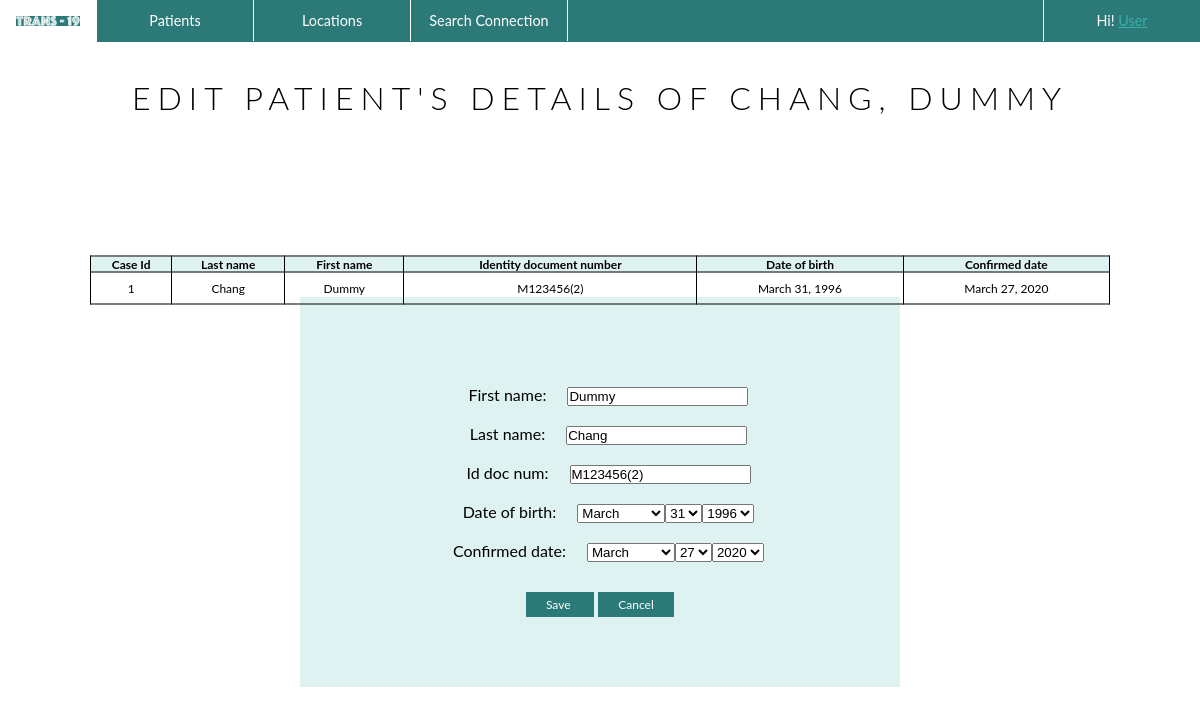
/patient_corner/editpatient/1, run on an earlier commit of the app's database.
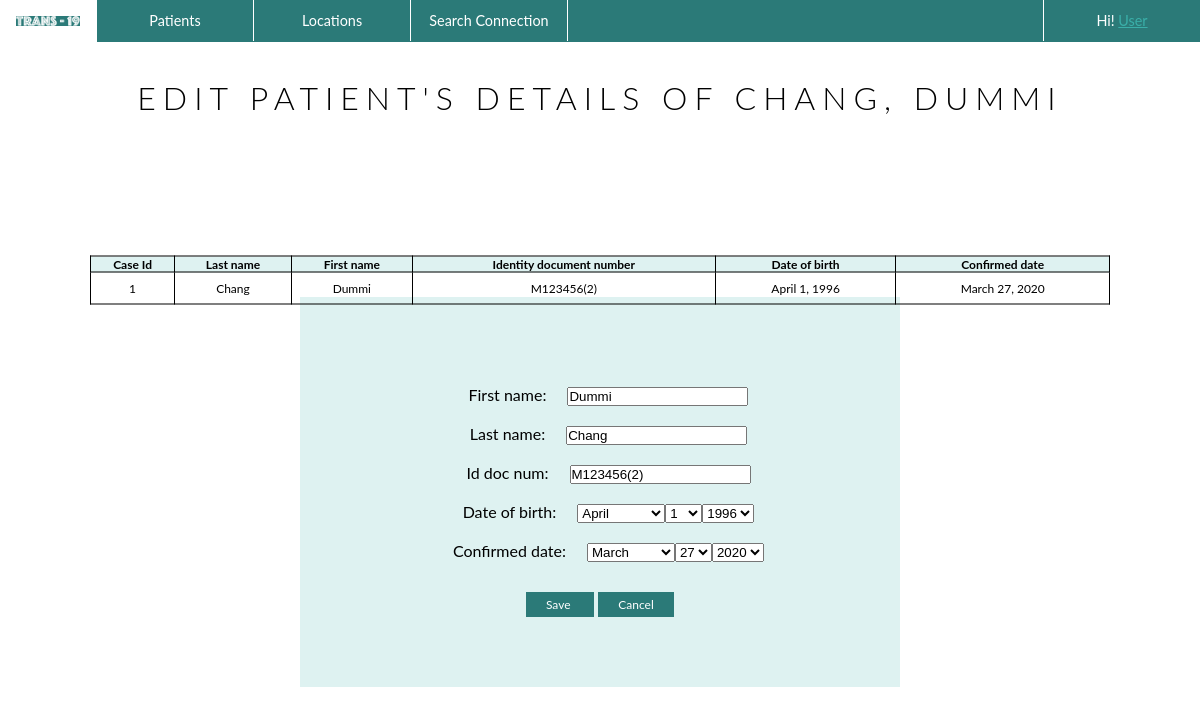
And on a later commit of the database.
### patient_corner/models.py (models this page shows, shortened)
class Patient(models.Model):
    caseId = models.AutoField(primary_key=True)
    first_name = models.CharField(max_length=15)
    last_name = models.CharField(max_length=15)
    Id_doc_num = models.CharField(max_length=15)
    date_of_birth = models.DateField()
    confirmed_date = models.DateField()

### patient_corner/views.py (the view, shortened to what this page needs)
class Editpatient(UpdateView):
    model = Patient
    form_class = PatientCreateForm
    template_name = "patient_corner/edit_patient.html"
    def get_object(self, *args, **kwargs):
        patient = get_object_or_404(Patient, pk=self.kwargs['patient'])
        return patient

### patient_corner/forms.py
class PatientCreateForm(forms.ModelForm):
    date_of_birth = forms.DateField(widget = forms.SelectDateWidget(years=range(1940,2021)))
    confirmed_date = forms.DateField(widget = forms.SelectDateWidget(years = range(2019,2021)))
    class Meta:
        model = Patient
        fields = '__all__'

### templates/patient_corner/edit_patient.html (shortened to what this page needs)
{%load static%}
<!DOCTYPE html>
<html>
<head>
  <link rel="stylesheet" type="text/css" href="{% static 'css/templatestyle.css'%}">
</head>
<body>
<header>
  <div class="menu">
    <ul>
      <li class="logo"><a href="home"><img src="{% static 'media/logo_navigation.png' %}" style = "max-width: 100%;" alt ="TRANS-19"></a></li>
      <li class="dropdown">
        <a href="patients" class="dropbtn">Patients</a>
      </li>
      <li class="dropdown">
        <a href="locations" class="dropbtn">Locations</a>
      </li>
      <li class="dropdown">
        <a href="searching_form.html">Search Connection</a>
      </li>
      <li class="dropdown" style="float:right; border-left: 1px solid white;  border-right: 0px solid white;  ">
        <a href="locations" class="dropbtn">Hi! <u>User</u></a>
      </li>
    </ul>
  </div>
  </header>
  <div class="title">
      <h1 style="text-align:center">EDIT PATIENT'S DETAILS OF {{patient.last_name}}, {{patient.first_name}} </h1>
  </div>
  <table>
    <tr>
      <th>Case Id</th>
      <th>Last name</th>
      <th>First name</th>
      <th>Identity document number</th>
      <th>Date of birth</th>
      <th>Confirmed date</th>
    </tr>
    <tr>
      <td>{{patient.caseId}}</td>
      <td>{{patient.last_name}}</td>
      <td>{{patient.first_name}}</td>
      <td>{{patient.Id_doc_num}}</td>
      <td>{{patient.date_of_birth}}</td>
      <td>{{patient.confirmed_date}}</td>
    </tr>
  </table>
  <div class="form">
    <form method="POST" >
      <p>
        {% for field in form %}
        <div class="field" style="margin: 3%;">
          <label for="{{ field.id_for_label }}" class="label" style="margin: 3%;">{{ field.label_tag }}</label>
          {{ field }}
        </div>
        {% endfor %}
      </p>
      <center>
        <button class="buttoncentre" style="margin-top: 2%; padding-right: 8%;" type="submit">Save</button>
        <a href="{% url 'patients' %}" style="margin-top: 2%;" class="buttoncentre">Cancel</a>
      </center>
    </form>
  </div>
</body>
</html>

What changed in the data, as far as the page shows it:
changed Patient "CHANG": first_name "DUMMY" → "DUMMI"; first_name "Dummy" → "Dummi"; date_of_birth "March 31, 1996" → "April 1, 1996"
Also different on the page:
form field field: "March" → "April"
form field field: "31" → "1"
